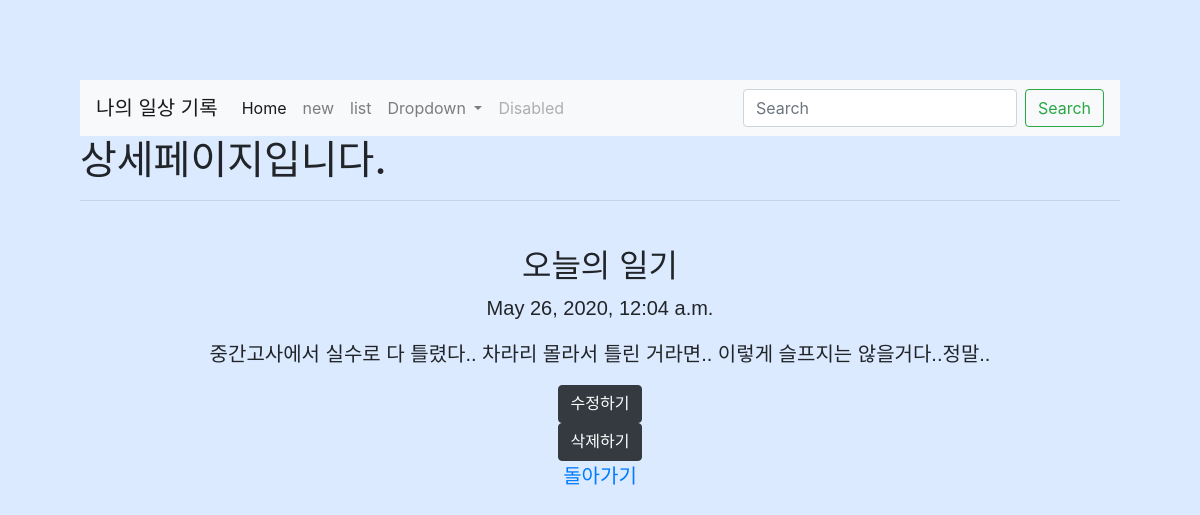
The page /blog/21/ on the database its author committed.
### blogapp/models.py (models this page shows, shortened)
class Blog(models.Model):
    title = models.CharField(max_length=200)
    pub_date = models.DateTimeField('data published')
    body = models.TextField()

### blogapp/views.py (the view)
# urls.py: path('blog/<int:blog_id>/', blogapp.views.detail, name='detail'),
def detail(request, blog_id):
    blog_detail = get_object_or_404(Blog, pk = blog_id)
    return render(request, 'detail.html', {'blog':blog_detail})

### blogapp/templates/detail.html (shortened to what this page needs)
{% extends 'base.html' %}
{% block content %}
<!doctype html>
<html>
  <head>
  </head>
  <body>
    <h1>상세페이지입니다.</h1>
    <hr>
    <div class = "container">
        <br>
        <h2>{{ blog.title }}</h2>
        <p>{{ blog.pub_date }}</p>
        <p>{{ blog.body }}</p>
        <form action = "{% url 'edit' blog.id %}" method="POST">
            <input class="btn btn-dark" type="submit" value="수정하기">
        </form>
        <form action = "{% url 'delete' blog.id %}" method="POST">
            <input class="btn btn-dark" type="submit" value="삭제하기">
        </form>
        <a href="{% url 'home' %}">돌아가기</a>
    </div>
  </body>
{% endblock %}

### blogapp/templates/detail.html (style rules this page uses)
.container { font-size: 20px; font-family: Consolas, sans-serif; top:50%; left:35%; height:100px; text-align: center; }
body { background-color:rgb(220, 234, 255); padding:80px; }

### rows shown on the page
Blog: title "오늘의 일기", pub_date "May 26, 2020, 12:04 a.m.", body "중간고사에서 실수로 다 틀렸다.. 차라리 몰라서 틀린 거라면.. 이렇게 슬프지는 않을거다..정말.."
